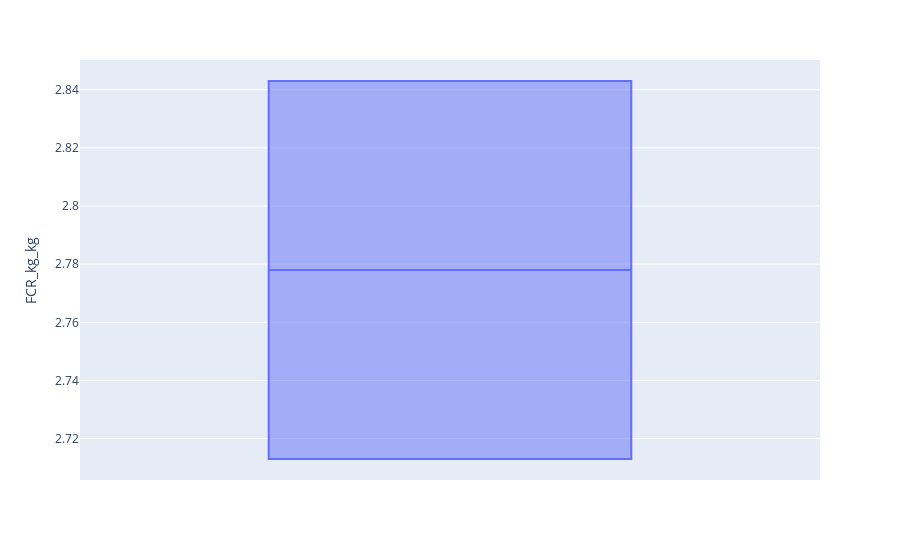

The code cell stored with this chart in its notebook:
### Code cell
performances = {}
performances[param['scenario']] = pd.read_csv("Performances %s .txt" % (param['scenario']), sep='\t', header =0)
FCR_kg_kg = px.box(performances[param['scenario']],y='FCR_kg_kg', height = 500)
FCR_kg_kg.show()

# performances_tot = pd.concat([performances['Step1_multiphase_Variability0'],performances['Step1_multiphase']], axis=0)
# FCR_kg_kg = px.box(performances_tot,x='Scenario', y='FCR_kg_kg', height = 500)
# FCR_kg_kg.show()

### Figure 1 — Plotly figure (JSON) as saved in the notebook; plotly's stock layout.template omitted (floating-point values rounded to 4 significant figures)
{"data": [{"alignmentgroup": "True", "hovertemplate": "FCR_kg_kg=%{y}<extra></extra>", "legendgroup": "", "marker": {"color": "#636efa"}, "name": "", "notched": false, "offsetgroup": "", "orientation": "v", "showlegend": false, "type": "box", "x0": " ", "xaxis": "x", "y": [2.843, 2.843, 2.843, 2.843, 2.843, 2.843, 2.843, 2.843, 2.843, 2.843, 2.843, 2.843, 2.843, 2.843, 2.843, 2.843, 2.843, 2.843, 2.843, 2.843, 2.843, 2.843, 2.843, 2.843, 2.843, 2.843, 2.843, 2.843, 2.843, 2.843, 2.843, 2.843, 2.843, 2.843, 2.843, 2.843, 2.843, 2.843, 2.843, 2.843, 2.843, 2.843, 2.843, 2.843, 2.843, 2.843, 2.843, 2.843, 2.843, 2.843, 2.713, 2.713, 2.713, 2.713, 2.713, 2.713, 2.713, 2.713, 2.713, 2.713, 2.713, 2.713, 2.713, 2.713, 2.713, 2.713, 2.713, 2.713, 2.713, 2.713, 2.713, 2.713, 2.713, 2.713, 2.713, 2.713, 2.713, 2.713, 2.713, 2.713, 2.713, 2.713, 2.713, 2.713, 2.713, 2.713, 2.713, 2.713, 2.713, 2.713, 2.713, 2.713, 2.713, 2.713, 2.713, 2.713, 2.713, 2.713, 2.713, 2.713], "y0": " ", "yaxis": "y"}], "layout": {"autosize": true, "boxmode": "group", "legend": {"tracegroupgap": 0}, "margin": {"t": 60}, "xaxis": {"anchor": "y", "autorange": true, "domain": [0, 1], "range": [-0.5, 0.5], "type": "category"}, "yaxis": {"anchor": "x", "autorange": true, "domain": [0, 1], "range": [2.706, 2.85], "title": {"text": "FCR_kg_kg"}, "type": "linear"}}}
